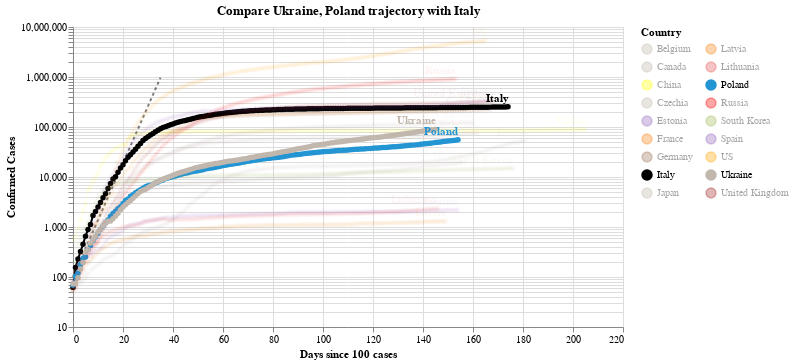

Write notebook code for a chart like this one.
### Code cell
#hide_input
chart2 = make_since_chart(dff2, ['Ukraine', 'Poland'], baseline_countries)
chart2

### Figure 1 — Vega-Lite specification as saved in the notebook (floating-point values rounded to 4 significant figures; data arrays with more than 128 entries replaced by an {"elided": "..."} marker saying what was removed)
{"config": {"view": {"continuousWidth": 400, "continuousHeight": 300}}, "layer": [{"data": {"name": "data-628230001892d6798b50651be41d1b3e"}, "mark": {"type": "line", "color": "black", "opacity": 0.5, "strokeDash": [3, 3]}, "encoding": {"x": {"type": "quantitative", "field": "Days since 100 cases"}, "y": {"type": "quantitative", "field": "Confirmed Cases"}}}, {"data": {"name": "data-8abad08d7608dbf7b0980581373dfdcc"}, "mark": {"type": "line", "point": true}, "encoding": {"color": {"type": "nominal", "field": "Country", "legend": {"columns": 2}, "scale": {"domain": ["Belgium", "Canada", "China", "Czechia", "Estonia", "France", "Germany", "Italy", "Japan", "Latvia", "Lithuania", "Poland", "Russia", "South Korea", "Spain", "US", "Ukraine", "United Kingdom"], "range": ["#C1B7AD", "#C1B7AD", "yellow", "#C1B7AD", "#9467bd", "#F58518", "#9D755D", "black", "#C1B7AD", "#F58518", "#E45756", "#2495D3", "red", "#A1BA59", "#9467bd", "orange", "#C1B7AD", "brown"]}}, "opacity": {"condition": {"value": 1, "selection": "selector003"}, "value": 0.05}, "tooltip": [{"type": "nominal", "field": "Country"}, {"type": "temporal", "field": "Date"}, {"type": "quantitative", "field": "Confirmed Cases"}, {"type": "quantitative", "field": "Days since 100 cases"}], "x": {"type": "quantitative", "field": "Days since 100 cases"}, "y": {"type": "quantitative", "field": "Confirmed Cases", "scale": {"type": "log"}}}, "selection": {"selector003": {"type": "multi", "fields": ["Country"], "bind": "legend", "init": [{"Country": "Ukraine"}, {"Country": "Poland"}, {"Country": "Italy"}]}}, "width": 550}, {"data": {"name": "data-8abad08d7608dbf7b0980581373dfdcc"}, "mark": {"type": "text", "align": "right", "dy": -8, "fontWeight": "bold"}, "encoding": {"color": {"type": "nominal", "field": "Country", "legend": {"columns": 2}, "scale": {"domain": ["Belgium", "Canada", "China", "Czechia", "Estonia", "France", "Germany", "Italy", "Japan", "Latvia", "Lithuania", "Poland", "Russia", "South Korea", "Spain", "US", "Ukraine", "United Kingdom"], "range": ["#C1B7AD", "#C1B7AD", "yellow", "#C1B7AD", "#9467bd", "#F58518", "#9D755D", "black", "#C1B7AD", "#F58518", "#E45756", "#2495D3", "red", "#A1BA59", "#9467bd", "orange", "#C1B7AD", "brown"]}}, "opacity": {"condition": {"value": 1, "selection": "selector003"}, "value": 0.05}, "text": {"type": "nominal", "field": "Country"}, "tooltip": [{"type": "nominal", "field": "Country"}, {"type": "temporal", "field": "Date"}, {"type": "quantitative", "field": "Confirmed Cases"}, {"type": "quantitative", "field": "Days since 100 cases"}], "x": {"type": "quantitative", "field": "Days since 100 cases"}, "y": {"type": "quantitative", "field": "Confirmed Cases", "scale": {"type": "log"}}}, "transform": [{"filter": "(datum['Date'] >= 1597363200000)"}], "width": 550}], "title": "Compare Ukraine, Poland trajectory with Italy", "$schema": "https://vega.github.io/schema/vega-lite/v4.0.2.json", "datasets": {"data-628230001892d6798b50651be41d1b3e": [{"Days since 100 cases": 0, "Confirmed Cases": 100.0}, {"Days since 100 cases": 1, "Confirmed Cases": 130.0}, {"Days since 100 cases": 2, "Confirmed Cases": 169.0}, {"Days since 100 cases": 3, "Confirmed Cases": 219.7}, {"Days since 100 cases": 4, "Confirmed Cases": 285.6}, {"Days since 100 cases": 5, "Confirmed Cases": 371.3}, {"Days since 100 cases": 6, "Confirmed Cases": 482.7}, {"Days since 100 cases": 7, "Confirmed Cases": 627.5}, {"Days since 100 cases": 8, "Confirmed Cases": 815.7}, {"Days since 100 cases": 9, "Confirmed Cases": 1060.0}, {"Days since 100 cases": 10, "Confirmed Cases": 1379.0}, {"Days since 100 cases": 11, "Confirmed Cases": 1792.0}, {"Days since 100 cases": 12, "Confirmed Cases": 2330.0}, {"Days since 100 cases": 13, "Confirmed Cases": 3029.0}, {"Days since 100 cases": 14, "Confirmed Cases": 3937.0}, {"Days since 100 cases": 15, "Confirmed Cases": 5119.0}, {"Days since 100 cases": 16, "Confirmed Cases": 6654.0}, {"Days since 100 cases": 17, "Confirmed Cases": 8650.0}, {"Days since 100 cases": 18, "Confirmed Cases": 11250.0}, {"Days since 100 cases": 19, "Confirmed Cases": 14620.0}, {"Days since 100 cases": 20, "Confirmed Cases": 19000.0}, {"Days since 100 cases": 21, "Confirmed Cases": 24710.0}, {"Days since 100 cases": 22, "Confirmed Cases": 32120.0}, {"Days since 100 cases": 23, "Confirmed Cases": 41750.0}, {"Days since 100 cases": 24, "Confirmed Cases": 54280.0}, {"Days since 100 cases": 25, "Confirmed Cases": 70560.0}, {"Days since 100 cases": 26, "Confirmed Cases": 91730.0}, {"Days since 100 cases": 27, "Confirmed Cases": 119300.0}, {"Days since 100 cases": 28, "Confirmed Cases": 155000.0}, {"Days since 100 cases": 29, "Confirmed Cases": 201500.0}, {"Days since 100 cases": 30, "Confirmed Cases": 262000.0}, {"Days since 100 cases": 31, "Confirmed Cases": 340600.0}, {"Days since 100 cases": 32, "Confirmed Cases": 442800.0}, {"Days since 100 cases": 33, "Confirmed Cases": 575600.0}, {"Days since 100 cases": 34, "Confirmed Cases": 748300.0}, {"Days since 100 cases": 35, "Confirmed Cases": 972800.0}], "data-8abad08d7608dbf7b0980581373dfdcc": {"elided": "2967 records"}}}
